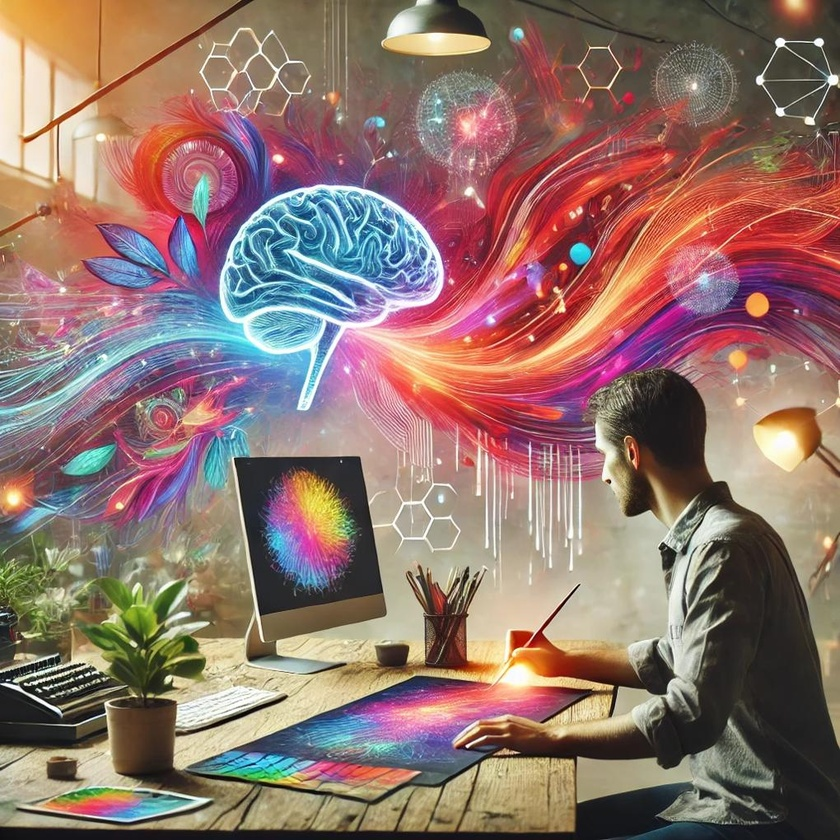
#> input picture computer_vision/your_image.jpeg, 840 x 840 px, shrunk from 1020 x 1020 before the run
$ python code_9.py
#> lines starting #> are read from the running program, lines starting #| are printed output that depends on the picture; after the words box and inside, x2 and y2 are one past the last pixel; in counts of white or black regions, pixels touching at a corner belong together
import cv2

img = cv2.imread("your_image.jpeg", 0)  # Load in grayscale
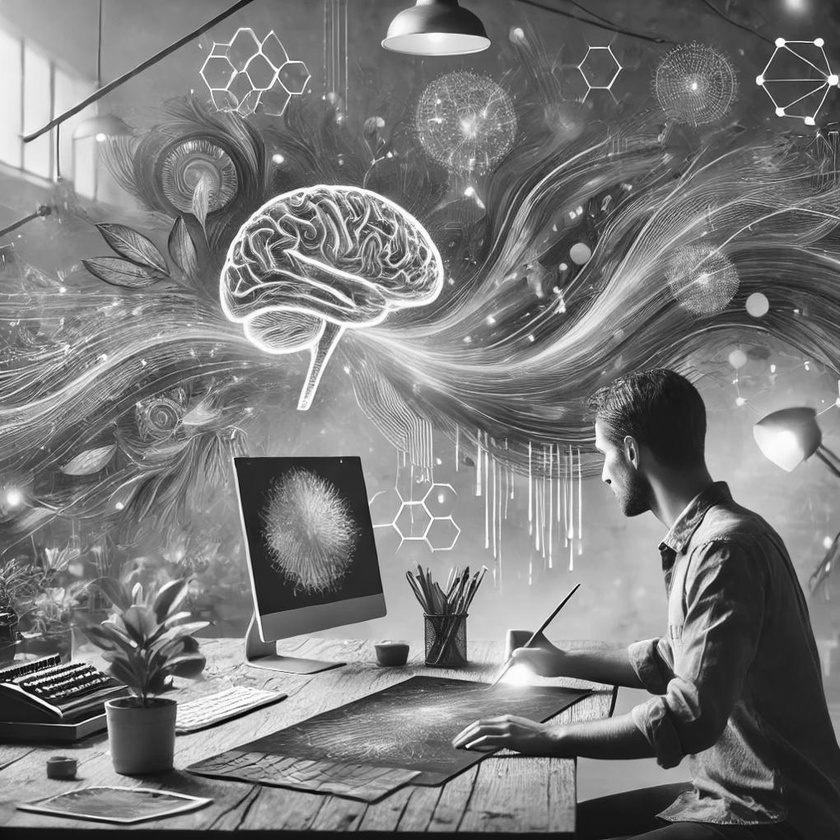
#> img: shape (840, 840); min 0, max 255, mean 123

_, thresh = cv2.threshold(img, 127, 255, cv2.THRESH_BINARY)
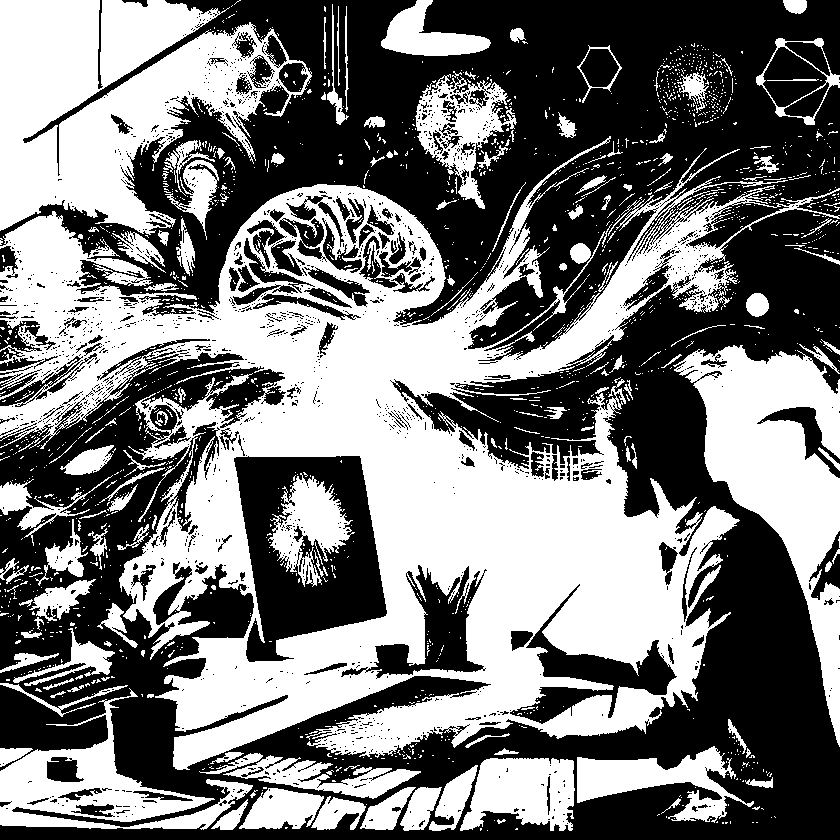
#> thresh: shape (840, 840); 47% white; 1785 white regions (1618 under 20 px), largest, box (x1, y1, x2, y2) and area: (0, 136, 840, 770) 191377, (0, 0, 312, 235) 41785, (673, 345, 840, 747) 24985

cv2.imshow("Original", img)
cv2.imshow("Thresholded", thresh)
cv2.waitKey(0)
cv2.destroyAllWindows()
